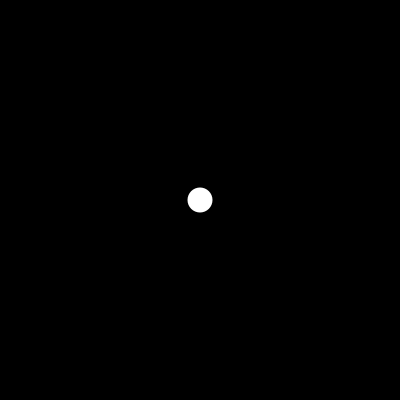
Frame 1 (no input)
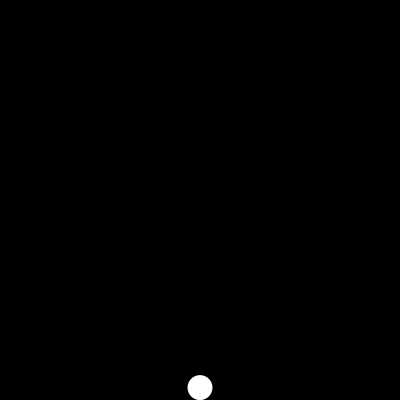
Frame 60 (the mouse pressed at the canvas centre just before this capture)
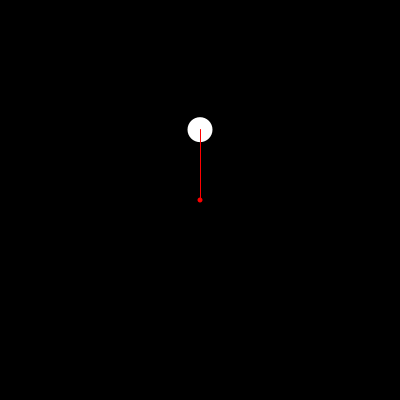
Frame 120 (the mouse held since frame 60 and released just before this capture)

The Processing sketch that drew these frames (run headless with seeded random() and noise(); from frame 60 on, the mouse is pressed at the canvas centre):

// Processing sketch: processing_171495
// ── processing_171495.pde

Ball ball = new Ball();
PVector direction = new PVector(0,0);

void setup() {
  size(400,400);
  frameRate(30);
}

void draw() {
  background(0);
  ball.display();
  ball.update();
  
}

//void mouseClicked() {
//  direction.set(mouseX,mouseY);
//  direction.sub(ball.position);
//  direction.normalize();
//  direction.mult(15);
//  ball.velocity.add(direction);
//  print("hi");
//}
class Ball {
  PVector position = new PVector(width/2,height/2);
  PVector velocity = new PVector(0,0);
  PVector acceleration = new PVector(0,0);
  float bounce = 0.6;
  
  Ball(){
    position.set(200,200);
  }
  
  void update() {
    if(position.y >= height) {
      position.y = height;
      velocity.y = -velocity.y*bounce;
      acceleration.y = 0;
      //prevent infinite jitter
      if(abs(velocity.y) <1) {
        velocity.y = 0;
      }
      velocity.x = 0.9*velocity.x;
    }
    else {
      acceleration.y = 0.5;
    }
    if(position.x < 0) {
      velocity.x = -velocity.x*bounce;
      position.x = 0;
    }
    else if(position.x > width){
      velocity.x = -velocity.x*bounce;
      position.x = width;
    }
    if(mousePressed) {
      direction.set(mouseX,mouseY);
      direction.sub(position);
      direction.normalize();
      direction.mult(0.004);
      acceleration.set(direction);
      fill(255,0,0);
      ellipse(mouseX,mouseY,5,5);
      stroke(255,0,0);
      line(mouseX,mouseY,position.x,position.y);
    }
    else{
      acceleration.set(0,0.5);
    }
    velocity.add(acceleration);
    position.add(velocity);
  }
  
  void display() {
    fill(255);
    noStroke();
    ellipse(position.x,position.y,25,25);
  }
  
}
